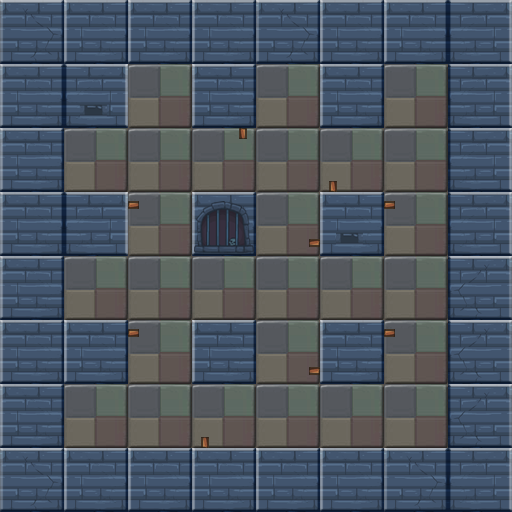

This is a level from a 2D game, rendered from its Tiled map with the project's own tilesets. A one-line summary and the map file follow, with tile-layer data summarised:
An orthogonal 8x8 tile map with 64x64 px tiles, 2 tile layers (bg1, fg1) and 29 objects (13x wall, 6x banzi, 4x enemy, 3x banziL, door, ...).

<map version="1.0" orientation="orthogonal" renderorder="right-down" width="8" height="8" tilewidth="64" tileheight="64">
 <properties>
  <property name="maxStep" value="14" />
 </properties>
 <tileset firstgid="1" name="lv3map" tilewidth="64" tileheight="64">
  <image source="lv3map.png" width="256" height="256" />
 </tileset>
 <layer name="bg1" width="8" height="8">
  <data>[64 cells, 64 non-empty, 5 distinct tile ids]</data>
 </layer>
 <layer name="fg1" width="8" height="8">
  <data>[64 cells, 12 non-empty, 3 distinct tile ids]</data>
 </layer>
 <objectgroup name="obj1">
  <object name="wall" x="0" y="0" width="512" height="64" />
  <object name="wall" x="0" y="0" width="64" height="512" />
  <object name="wall" x="0" y="448" width="512" height="64" />
  <object name="wall" x="448" y="0" width="64" height="512" />
  <object name="wall" x="64" y="0" width="64" height="128" />
  <object name="wall" x="192" y="0" width="64" height="128" />
  <object name="wall" x="320" y="0" width="64" height="128" />
  <object name="wall" x="0" y="192" width="128" height="64" />
  <object name="wall" x="0" y="320" width="128" height="64" />
  <object name="wall" x="192" y="192" width="64" height="64" />
  <object name="wall" x="320" y="192" width="64" height="64" />
  <object name="wall" x="192" y="320" width="64" height="64" />
  <object name="wall" x="320" y="320" width="64" height="64" />
  <object name="banzi" x="128" y="192" width="64" height="13" />
  <object name="banziL" x="243" y="128" width="13" height="64" />
  <object name="banzi" x="256" y="243" width="64" height="13">
   <properties>
    <property name="isOver" value="false" />
   </properties>
  </object>
  <object name="banzi" x="256" y="371" width="64" height="13">
   <properties>
    <property name="isOver" value="false" />
   </properties>
  </object>
  <object name="banziL" x="192" y="384" width="13" height="64">
   <properties>
    <property name="isOver" value="false" />
   </properties>
  </object>
  <object name="door" x="384" y="128" width="64" height="64" />
  <object name="player" x="384" y="384" width="64" height="64" />
  <object name="key" x="384" y="64" width="64" height="64">
   <properties>
    <property name="active" value="false" />
   </properties>
  </object>
  <object name="enemy" x="64" y="128" width="64" height="64" />
  <object name="enemy" x="64" y="384" width="64" height="64" />
  <object name="enemy" x="192" y="256" width="64" height="64" />
  <object name="enemy" x="320" y="256" width="64" height="64" />
  <object name="banzi" x="384" y="192" width="64" height="13" />
  <object name="banzi" x="128" y="320" width="64" height="13" />
  <object name="banzi" x="384" y="320" width="64" height="13" />
  <object name="banziL" x="320" y="128" width="13" height="64">
   <properties>
    <property name="isOver" value="false" />
   </properties>
  </object>
 </objectgroup>
</map>
